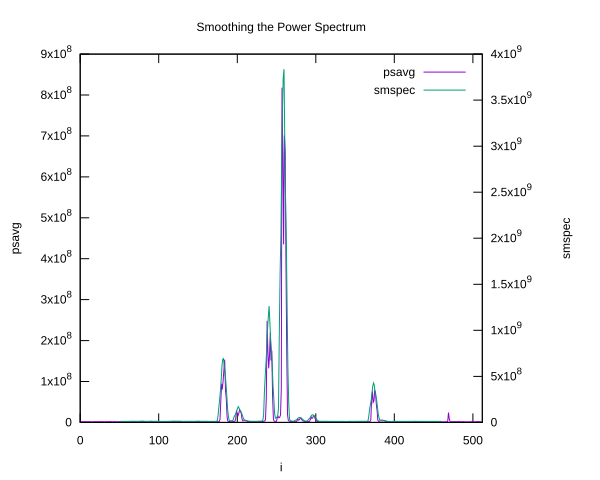

Recreate this plot in gnuplot.
set terminal svg
set output "smooth.svg"

set datafile separator ','
set key autotitle columnhead
set title "Smoothing the Power Spectrum"
set xlabel "i"
set ylabel "psavg"
set y2tics
set ytics nomirror
set y2label "smspec"
plot [0:512] "wsprd/psavg-0.csv" using 1:2 with lines, \
             "wsprd/smspec-0.csv" using ($1+50.5):2 with lines axis x1y2
